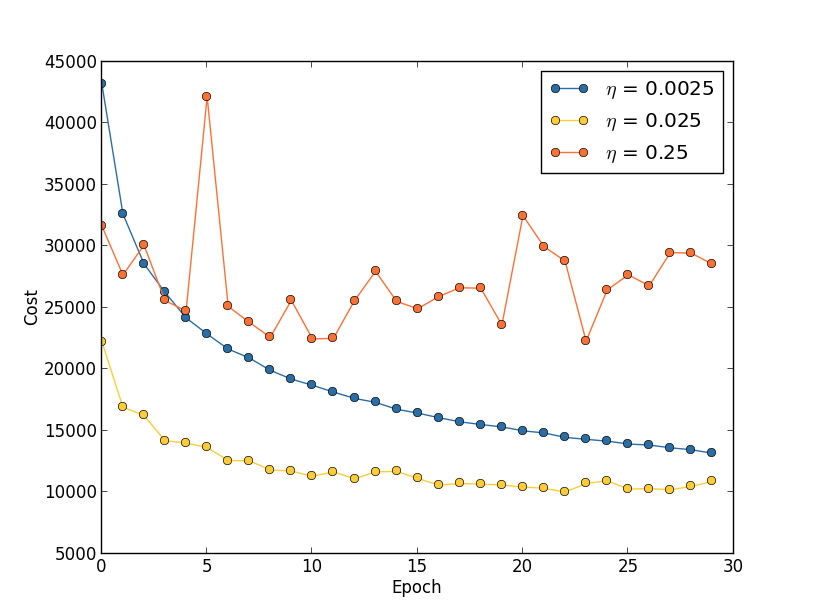

Reproduce this figure in Python.
"""multiple_eta
~~~~~~~~~~~~~~~

This program shows how different values for the learning rate affect
training.  In particular, we'll plot out how the cost changes using
three different values for eta.

"""

# Standard library
import json
import sys

# My library
sys.path.append('../code/')
import mnist_loader
import network2

# Third-party libraries
import matplotlib.pyplot as plt
import numpy as np

# Make results more easily reproducible
np.random.seed(12345678)
import random
random.seed(12345678)

# Constants
LEARNING_RATES = [0.0025, 0.025, 0.25]
COLORS = ['#2A6EA6', '#FFCD33', '#FF7033']
NUM_EPOCHS = 30

def main():
    run_networks()
    make_plot()

def run_networks():
    """Train networks using three different values for the learning rate,
    and store the cost curves in the file ``multiple_eta.json``, where
    they can later be used by ``make_plot``.

    """
    training_data, validation_data, test_data = mnist_loader.load_data_wrapper()
    results = []
    for eta in LEARNING_RATES:
        print "\nTrain a network using eta = "+str(eta)
        net = network2.Network([784, 30, 10])
        results.append(
            net.SGD(training_data, NUM_EPOCHS, 10, eta,
                    evaluation_data=validation_data, lmbda = 0.001,
                  monitor_training_cost=True))
    f = open("multiple_eta.json", "w")
    json.dump(results, f)
    f.close()

def make_plot():
    f = open("multiple_eta.json", "r")
    results = json.load(f)
    f.close()
    fig = plt.figure()
    ax = fig.add_subplot(111)
    for eta, result, color in zip(LEARNING_RATES, results, COLORS):
        _, _, training_cost, _ = result
        ax.plot(np.arange(NUM_EPOCHS), training_cost, "o-",
                label="$\eta$ = "+str(eta),
                color=color)
    ax.set_xlim([0, NUM_EPOCHS])
    ax.set_xlabel('Epoch')
    ax.set_ylabel('Cost')
    plt.legend(loc='upper right')
    plt.show()

if __name__ == "__main__":
    main()
